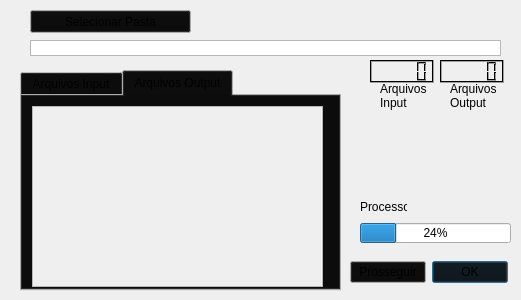
<?xml version="1.0" encoding="UTF-8"?>
<ui version="4.0">
 <class>Dialog</class>
 <widget class="QDialog" name="Dialog">
  <property name="geometry">
   <rect>
    <x>0</x>
    <y>0</y>
    <width>521</width>
    <height>300</height>
   </rect>
  </property>
  <property name="palette">
   <palette>
    <active>
     <colorrole role="Button">
      <brush brushstyle="SolidPattern">
       <color alpha="255">
        <red>9</red>
        <green>9</green>
        <blue>9</blue>
       </color>
      </brush>
     </colorrole>
    </active>
    <inactive>
     <colorrole role="Button">
      <brush brushstyle="SolidPattern">
       <color alpha="255">
        <red>9</red>
        <green>9</green>
        <blue>9</blue>
       </color>
      </brush>
     </colorrole>
    </inactive>
    <disabled>
     <colorrole role="Button">
      <brush brushstyle="SolidPattern">
       <color alpha="255">
        <red>9</red>
        <green>9</green>
        <blue>9</blue>
       </color>
      </brush>
     </colorrole>
    </disabled>
   </palette>
  </property>
  <property name="windowTitle">
   <string>Organizador de arquivos v1.5</string>
  </property>
  <widget class="QTextBrowser" name="textBrowser">
   <property name="geometry">
    <rect>
     <x>30</x>
     <y>40</y>
     <width>471</width>
     <height>16</height>
    </rect>
   </property>
   <property name="toolTip">
    <string/>
   </property>
   <property name="verticalScrollBarPolicy">
    <enum>Qt::ScrollBarAlwaysOff</enum>
   </property>
  </widget>
  <widget class="QPushButton" name="pushButton">
   <property name="geometry">
    <rect>
     <x>30</x>
     <y>10</y>
     <width>161</width>
     <height>23</height>
    </rect>
   </property>
   <property name="text">
    <string>Selecionar Pasta</string>
   </property>
  </widget>
  <widget class="QLCDNumber" name="lcdNumber">
   <property name="geometry">
    <rect>
     <x>370</x>
     <y>60</y>
     <width>64</width>
     <height>23</height>
    </rect>
   </property>
   <property name="palette">
    <palette>
     <active>
      <colorrole role="Button">
       <brush brushstyle="SolidPattern">
        <color alpha="255">
         <red>198</red>
         <green>198</green>
         <blue>198</blue>
        </color>
       </brush>
      </colorrole>
      <colorrole role="Light">
       <brush brushstyle="SolidPattern">
        <color alpha="255">
         <red>0</red>
         <green>0</green>
         <blue>0</blue>
        </color>
       </brush>
      </colorrole>
     </active>
     <inactive>
      <colorrole role="Button">
       <brush brushstyle="SolidPattern">
        <color alpha="255">
         <red>198</red>
         <green>198</green>
         <blue>198</blue>
        </color>
       </brush>
      </colorrole>
      <colorrole role="Light">
       <brush brushstyle="SolidPattern">
        <color alpha="255">
         <red>0</red>
         <green>0</green>
         <blue>0</blue>
        </color>
       </brush>
      </colorrole>
     </inactive>
     <disabled>
      <colorrole role="Button">
       <brush brushstyle="SolidPattern">
        <color alpha="255">
         <red>198</red>
         <green>198</green>
         <blue>198</blue>
        </color>
       </brush>
      </colorrole>
      <colorrole role="Light">
       <brush brushstyle="SolidPattern">
        <color alpha="255">
         <red>0</red>
         <green>0</green>
         <blue>0</blue>
        </color>
       </brush>
      </colorrole>
     </disabled>
    </palette>
   </property>
   <property name="digitCount">
    <number>5</number>
   </property>
  </widget>
  <widget class="QProgressBar" name="progressBar">
   <property name="geometry">
    <rect>
     <x>360</x>
     <y>223</y>
     <width>151</width>
     <height>20</height>
    </rect>
   </property>
   <property name="value">
    <number>24</number>
   </property>
   <property name="textVisible">
    <bool>true</bool>
   </property>
   <property name="invertedAppearance">
    <bool>false</bool>
   </property>
  </widget>
  <widget class="QLabel" name="label">
   <property name="geometry">
    <rect>
     <x>360</x>
     <y>200</y>
     <width>47</width>
     <height>13</height>
    </rect>
   </property>
   <property name="contextMenuPolicy">
    <enum>Qt::NoContextMenu</enum>
   </property>
   <property name="text">
    <string>Processo</string>
   </property>
  </widget>
  <widget class="QLabel" name="label_2">
   <property name="geometry">
    <rect>
     <x>380</x>
     <y>80</y>
     <width>51</width>
     <height>31</height>
    </rect>
   </property>
   <property name="text">
    <string>Arquivos Input</string>
   </property>
   <property name="wordWrap">
    <bool>true</bool>
   </property>
  </widget>
  <widget class="QTabWidget" name="tabWidget">
   <property name="enabled">
    <bool>true</bool>
   </property>
   <property name="geometry">
    <rect>
     <x>20</x>
     <y>70</y>
     <width>321</width>
     <height>221</height>
    </rect>
   </property>
   <property name="contextMenuPolicy">
    <enum>Qt::PreventContextMenu</enum>
   </property>
   <property name="currentIndex">
    <number>1</number>
   </property>
   <widget class="QWidget" name="tab">
    <attribute name="title">
     <string>Arquivos Input</string>
    </attribute>
    <widget class="QTextBrowser" name="textBrowser_2">
     <property name="geometry">
      <rect>
       <x>10</x>
       <y>10</y>
       <width>291</width>
       <height>181</height>
      </rect>
     </property>
    </widget>
   </widget>
   <widget class="QWidget" name="tab_2">
    <property name="enabled">
     <bool>false</bool>
    </property>
    <attribute name="title">
     <string>Arquivos Output</string>
    </attribute>
    <widget class="QTextBrowser" name="textBrowser_3">
     <property name="enabled">
      <bool>false</bool>
     </property>
     <property name="geometry">
      <rect>
       <x>10</x>
       <y>10</y>
       <width>291</width>
       <height>181</height>
      </rect>
     </property>
    </widget>
   </widget>
  </widget>
  <widget class="QLabel" name="label_3">
   <property name="geometry">
    <rect>
     <x>360</x>
     <y>130</y>
     <width>151</width>
     <height>61</height>
    </rect>
   </property>
   <property name="text">
    <string/>
   </property>
  </widget>
  <widget class="QLCDNumber" name="lcdNumber_2">
   <property name="geometry">
    <rect>
     <x>440</x>
     <y>60</y>
     <width>64</width>
     <height>23</height>
    </rect>
   </property>
   <property name="palette">
    <palette>
     <active>
      <colorrole role="Button">
       <brush brushstyle="SolidPattern">
        <color alpha="255">
         <red>198</red>
         <green>198</green>
         <blue>198</blue>
        </color>
       </brush>
      </colorrole>
      <colorrole role="Light">
       <brush brushstyle="SolidPattern">
        <color alpha="255">
         <red>0</red>
         <green>0</green>
         <blue>0</blue>
        </color>
       </brush>
      </colorrole>
     </active>
     <inactive>
      <colorrole role="Button">
       <brush brushstyle="SolidPattern">
        <color alpha="255">
         <red>198</red>
         <green>198</green>
         <blue>198</blue>
        </color>
       </brush>
      </colorrole>
      <colorrole role="Light">
       <brush brushstyle="SolidPattern">
        <color alpha="255">
         <red>0</red>
         <green>0</green>
         <blue>0</blue>
        </color>
       </brush>
      </colorrole>
     </inactive>
     <disabled>
      <colorrole role="Button">
       <brush brushstyle="SolidPattern">
        <color alpha="255">
         <red>198</red>
         <green>198</green>
         <blue>198</blue>
        </color>
       </brush>
      </colorrole>
      <colorrole role="Light">
       <brush brushstyle="SolidPattern">
        <color alpha="255">
         <red>0</red>
         <green>0</green>
         <blue>0</blue>
        </color>
       </brush>
      </colorrole>
     </disabled>
    </palette>
   </property>
   <property name="digitCount">
    <number>5</number>
   </property>
  </widget>
  <widget class="QLabel" name="label_4">
   <property name="geometry">
    <rect>
     <x>450</x>
     <y>80</y>
     <width>51</width>
     <height>31</height>
    </rect>
   </property>
   <property name="text">
    <string>Arquivos Output</string>
   </property>
   <property name="wordWrap">
    <bool>true</bool>
   </property>
  </widget>
  <widget class="QWidget" name="">
   <property name="geometry">
    <rect>
     <x>350</x>
     <y>260</y>
     <width>158</width>
     <height>25</height>
    </rect>
   </property>
   <layout class="QHBoxLayout" name="horizontalLayout">
    <item>
     <widget class="QPushButton" name="pushButton_2">
      <property name="text">
       <string>Prosseguir</string>
      </property>
     </widget>
    </item>
    <item>
     <widget class="QDialogButtonBox" name="buttonBox">
      <property name="contextMenuPolicy">
       <enum>Qt::NoContextMenu</enum>
      </property>
      <property name="orientation">
       <enum>Qt::Horizontal</enum>
      </property>
      <property name="standardButtons">
       <set>QDialogButtonBox::Ok</set>
      </property>
     </widget>
    </item>
   </layout>
  </widget>
 </widget>
 <resources/>
 <connections>
  <connection>
   <sender>buttonBox</sender>
   <signal>accepted()</signal>
   <receiver>Dialog</receiver>
   <slot>accept()</slot>
   <hints>
    <hint type="sourcelabel">
     <x>248</x>
     <y>254</y>
    </hint>
    <hint type="destinationlabel">
     <x>157</x>
     <y>274</y>
    </hint>
   </hints>
  </connection>
  <connection>
   <sender>buttonBox</sender>
   <signal>rejected()</signal>
   <receiver>Dialog</receiver>
   <slot>reject()</slot>
   <hints>
    <hint type="sourcelabel">
     <x>316</x>
     <y>260</y>
    </hint>
    <hint type="destinationlabel">
     <x>286</x>
     <y>274</y>
    </hint>
   </hints>
  </connection>
 </connections>
</ui>
